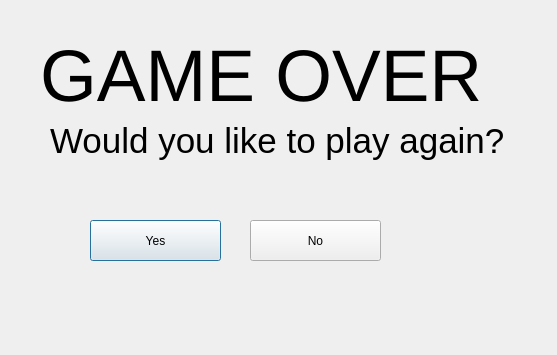
<?xml version="1.0" encoding="UTF-8"?>
<ui version="4.0">
 <class>GameOverWindow</class>
 <widget class="QDialog" name="GameOverWindow">
  <property name="geometry">
   <rect>
    <x>0</x>
    <y>0</y>
    <width>557</width>
    <height>355</height>
   </rect>
  </property>
  <property name="windowTitle">
   <string>Game Over</string>
  </property>
  <widget class="QLabel" name="label">
   <property name="geometry">
    <rect>
     <x>40</x>
     <y>20</y>
     <width>491</width>
     <height>111</height>
    </rect>
   </property>
   <property name="font">
    <font>
     <family>Arial</family>
     <pointsize>55</pointsize>
    </font>
   </property>
   <property name="text">
    <string>GAME OVER</string>
   </property>
  </widget>
  <widget class="QLabel" name="label_2">
   <property name="geometry">
    <rect>
     <x>50</x>
     <y>90</y>
     <width>471</width>
     <height>101</height>
    </rect>
   </property>
   <property name="font">
    <font>
     <family>Arimo</family>
     <pointsize>26</pointsize>
    </font>
   </property>
   <property name="text">
    <string>Would you like to play again?</string>
   </property>
  </widget>
  <widget class="QPushButton" name="pushButton">
   <property name="geometry">
    <rect>
     <x>90</x>
     <y>220</y>
     <width>131</width>
     <height>41</height>
    </rect>
   </property>
   <property name="toolTip">
    <string>Continue</string>
   </property>
   <property name="text">
    <string>Yes</string>
   </property>
  </widget>
  <widget class="QPushButton" name="pushButton_2">
   <property name="geometry">
    <rect>
     <x>250</x>
     <y>220</y>
     <width>131</width>
     <height>41</height>
    </rect>
   </property>
   <property name="toolTip">
    <string>Quit</string>
   </property>
   <property name="text">
    <string>No</string>
   </property>
  </widget>
  <widget class="QLabel" name="label_3">
   <property name="geometry">
    <rect>
     <x>390</x>
     <y>170</y>
     <width>151</width>
     <height>171</height>
    </rect>
   </property>
   <property name="text">
    <string/>
   </property>
   <property name="pixmap">
    <pixmap resource="../../mario.qrc">:/images/gameover.png</pixmap>
   </property>
  </widget>
 </widget>
 <resources>
  <include location="../../mario.qrc"/>
 </resources>
 <connections/>
</ui>
